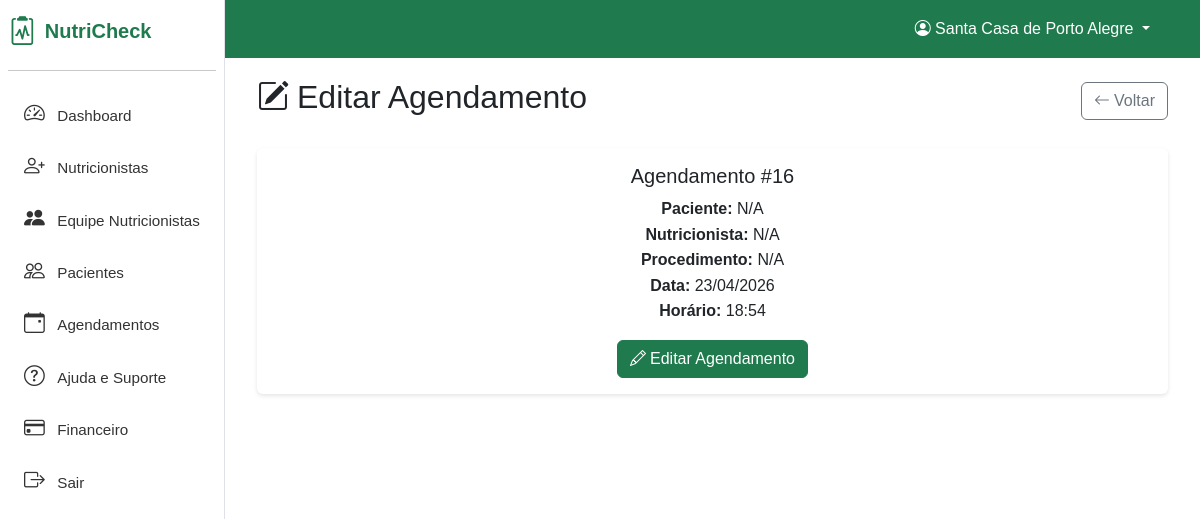
/agendamentos/edit/16 (signed in), run on the app's committed database.
### tables this page shows
CREATE TABLE `agendamentos` (
  `id` int(11) NOT NULL,
  `paciente_id` int(11) NOT NULL,
  `anestesista_id` int(11) NOT NULL,
  `instituicao_id` int(11) NOT NULL,
  `procedimento_id` int(11) DEFAULT NULL,
  `data_agendamento` date NOT NULL,
  `hora_agendamento` time NOT NULL,
  `observacoes` text DEFAULT NULL,
  `status` enum('agendado','confirmado','em_andamento','concluido','cancelado') DEFAULT 'agendado',
  `created_at` timestamp NOT NULL DEFAULT current_timestamp(),
  `updated_at` timestamp NOT NULL DEFAULT current_timestamp() ON UPDATE current_timestamp()
);

### app/controllers/AgendamentosController.php (called while the page is built, shortened)
<?php
require_once __DIR__ . '/BaseController.php';
class AgendamentosController extends BaseController {
    private function getInstituicaoId() {
        if (isset($_SESSION['user_type']) && $_SESSION['user_type'] === 'instituicao') {
            return $_SESSION['user_id'];
        } else {
            return $_SESSION['instituicao_id'];
        }
    }
    public function edit($id) {
        $instituicao_id = $this->getInstituicaoId();
        $agendamento = $this->db->fetch("
            SELECT * FROM agendamentos
            WHERE id = ? AND instituicao_id = ?
        ", [$id, $instituicao_id]);
        include APP_PATH . '/views/agendamentos/edit.php';
        include APP_PATH . '/views/layouts/main.php';
    }
}

### app/controllers/BaseController.php (called while the page is built, shortened)
<?php
class BaseController {
    public function __construct() {
        $this->db = Database::getInstance();
    }
}

### app/config/database.php (called while the page is built, shortened)
<?php
class Database {
    private static $instance = null;
    private $connection;
    private function getCredentials() {
        $local = [
            'host' => 'localhost',
            'port' => '3307',
            'dbname' => 'nutricheck',
            'username' => 'nutricheck',
            'password' => '',
        ];
        $configFile = __DIR__ . '/database_hostinger.php';
        if (file_exists($configFile)) {
            return [
                'host' => defined('DB_HOST') ? DB_HOST : $local['host'],
                'port' => defined('DB_PORT') ? DB_PORT : '3306',
                'dbname' => defined('DB_NAME') ? DB_NAME : $local['dbname'],
                'username' => defined('DB_USER') ? DB_USER : $local['username'],
                'password' => defined('DB_PASS') ? DB_PASS : $local['password'],
            ];
        }
        return $local;
    }
    private $charset = 'utf8mb4';
    private function __construct() {
        $c = $this->getCredentials();
        $host = $c['host'];
        $port = $c['port'];
        $dbname = $c['dbname'];
        $username = $c['username'];
        $password = $c['password'];
        try {
            $dsn = "mysql:host={$host};port={$port};dbname={$dbname};charset={$this->charset}";
            $options = [
                PDO::ATTR_ERRMODE => PDO::ERRMODE_EXCEPTION,
                PDO::ATTR_DEFAULT_FETCH_MODE => PDO::FETCH_ASSOC,
                PDO::ATTR_EMULATE_PREPARES => false,
                PDO::MYSQL_ATTR_INIT_COMMAND => "SET NAMES utf8mb4 COLLATE utf8mb4_unicode_ci"
            ];
            $this->connection = new PDO($dsn, $username, $password, $options);
        } catch (PDOException $e) {
            if ($e->getCode() == 1049) {
                throw new Exception("Banco de dados '{$dbname}' não existe. Crie o banco no painel ou importe o dump.");
            }
            if ($e->getCode() == 2002 || $e->getCode() == 2003) {
                throw new Exception("Não foi possível conectar ao MySQL (host: {$host}, porta: {$port}). Verifique as credenciais em app/config/database_hostinger.php.");
            }
            throw new Exception("Erro na conexão com o banco de dados: " . $e->getMessage());
        }
    }
    public static function getInstance() {
        if (self::$instance === null) {
            self::$instance = new self();
        }
        return self::$instance;
    }
    public function query($sql, $params = []) {
        $stmt = $this->connection->prepare($sql);
        $stmt->execute($params);
        return $stmt;
    }
    public function fetch($sql, $params = []) {
        $stmt = $this->query($sql, $params);
        return $stmt->fetch();
    }
}

### app/views/agendamentos/edit.php (the view, shortened to what this page needs)
<div class="container-fluid">
    <div class="row">
        <div class="col-12">
            <div class="d-flex justify-content-between align-items-center mb-4">
                <h2><i class="bi bi-pencil-square me-2"></i>Editar Agendamento</h2>
                <a href="<?= BASE_URL ?>/agendamentos" class="btn btn-outline-secondary">
                    <i class="bi bi-arrow-left me-1"></i>Voltar
                </a>
            </div>
        </div>
    </div>
    <div class="row">
        <div class="col-12">
            <div class="card">
                <div class="card-body text-center">
                    <h5 class="card-title">Agendamento #<?= $agendamento['id'] ?></h5>
                    <p class="card-text">
                        <strong>Paciente:</strong> <?= htmlspecialchars($agendamento['paciente_nome'] ?? 'N/A') ?><br>
                        <strong>Nutricionista:</strong> <?= htmlspecialchars($agendamento['anestesista_nome'] ?? 'N/A') ?><br>
                        <strong>Procedimento:</strong> <?= htmlspecialchars($agendamento['procedimento_nome'] ?? 'N/A') ?><br>
                        <strong>Data:</strong> <?= date('d/m/Y', strtotime($agendamento['data_agendamento'])) ?><br>
                        <strong>Horário:</strong> <?= date('H:i', strtotime($agendamento['hora_agendamento'])) ?>
                    </p>
                    <button type="button" class="btn btn-primary" onclick="abrirModalEdicao()">
                        <i class="bi bi-pencil me-1"></i>Editar Agendamento
                    </button>
                </div>
            </div>
        </div>
    </div>
</div>

### assets/css/style.css (style rules this page uses)
:root { --primary-color: #1f7a4d; --secondary-color: #145c38; --success-color: #198754; --danger-color: #dc3545; --warning-color: #ffc107; --info-color: #4bbda8; --light-color: #f8f9fa; --dark-color: #212529; --bs-primary: #1f7a4d; --bs-primary-rgb: 31, 122, 77; }
.btn-primary { background-color: var(--primary-color) !important; border-color: var(--primary-color) !important; }
body { font-family: Arial, Helvetica, sans-serif; line-height: 1.6; }
.btn { font-weight: 500; transition: all 0.3s ease; }
.card { transition: all 0.3s ease; border: none; box-shadow: 0 2px 4px rgba(0,0,0,0.1); }

### app/views/layouts/main.php (style rules this page uses)
html, body { height: 100%; min-height: 100vh; }
body { min-height: 100vh; display: flex; flex-direction: column; }

### data on the page
agendamentos: id "16", data_agendamento "23/04/2026", hora_agendamento "18:54"

### other printed values
$_SESSION['user_name'] "Santa Casa de Porto Alegre"
$pageNames[$page['nome']] "Dashboard"
$pageNames[$page['nome']] "Nutricionistas"
$pageNames[$page['nome']] "Equipe Nutricionistas"
$pageNames[$page['nome']] "Pacientes"
$pageNames[$page['nome']] "Agendamentos"
$pageNames[$page['nome']] "Ajuda e Suporte"
$agendamento['paciente_nome'] "N/A"
$agendamento['anestesista_nome'] "N/A"
$agendamento['procedimento_nome'] "N/A"
